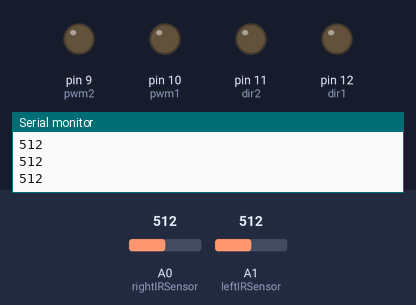
Bench run of a sketch on a simulated Arduino Uno, built with avr-gcc and run on an emulated ATmega328P. Shown: output pins drawn as LEDs (lit = HIGH), the last lines printed to the serial monitor. The inputs (shaded band) are chosen by the test bench; at power-on: A0 (rightIRSensor) = 512, A1 (leftIRSensor) = 512.

Above: at 1.2 s.
1.3 s: A0 (rightIRSensor) set to 110
2.8 s: A0 (rightIRSensor) set to 95
At 3.4 s:
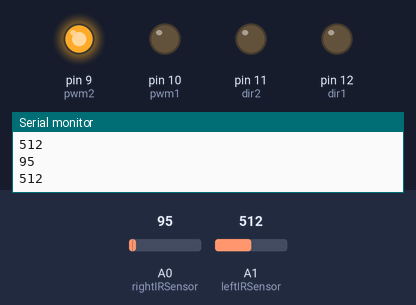
4.3 s: A1 (leftIRSensor) set to 106
5.8 s: A1 (leftIRSensor) set to 89
At 7.0 s:
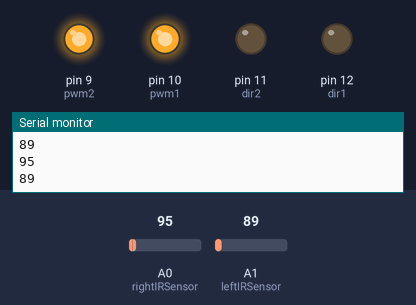
7.3 s: A0 (rightIRSensor) set to 183
8.8 s: A0 (rightIRSensor) set to 211
At 9.2 s:
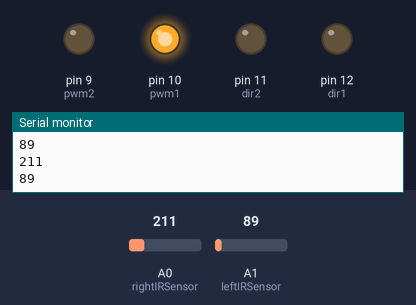
Timing chart, 0 to 11.3 s (numbered marks = the images above; inputs shaded):
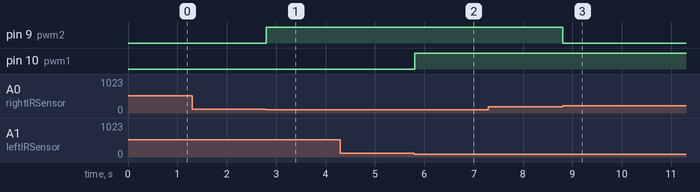

Measured:
- the behaviour switches between 100 and 99 on A0 (rightIRSensor) (found by bisection; images 0 and 1)
- the behaviour switches between 100 and 99 on A1 (leftIRSensor) (found by bisection; images 1 and 2)
- the behaviour switches between 200 and 201 on A0 (rightIRSensor) (found by bisection; images 2 and 3)
- after the input at 2.8 s, pin 9 (pwm2): LOW → HIGH at once
- after the input at 5.8 s, pin 10 (pwm1): LOW → HIGH at once
- after the input at 8.8 s, pin 9 (pwm2): HIGH → LOW at once

The sketch:

LetryIRSensor.ino
```cpp
int leftIRSensor = A1;
int rightIRSensor = A0;

int dir1 = 12;
int dir2 = 11;
int pwm1 = 10;
int pwm2 = 9;
bool isRunning = false;
int lowestValue = 1000;

void setup() {
  pinMode(leftIRSensor, INPUT);
  pinMode(dir1, OUTPUT);
  pinMode(dir2, OUTPUT);
  pinMode(pwm1, OUTPUT);
  pinMode(pwm2, OUTPUT);
  Serial.begin(9600);
}

void loop() {
  int leftSensorValue = analogRead(leftIRSensor);
  int rightSensorValue = analogRead(rightIRSensor);

  if(leftSensorValue < 100 && rightSensorValue < 100)
  {
    analogWrite(pwm1, 255);
    analogWrite(pwm2, 255);
  }
  else if(leftSensorValue > 200 && rightSensorValue < 100)
  {
    analogWrite(pwm1, 0);
    analogWrite(pwm2, 255);
  }
  else if(leftSensorValue < 100 && rightSensorValue > 200)
  {
    analogWrite(pwm1, 255);
    analogWrite(pwm2, 0);
  }

  Serial.println(leftSensorValue);
  Serial.println(rightSensorValue);
}
```
